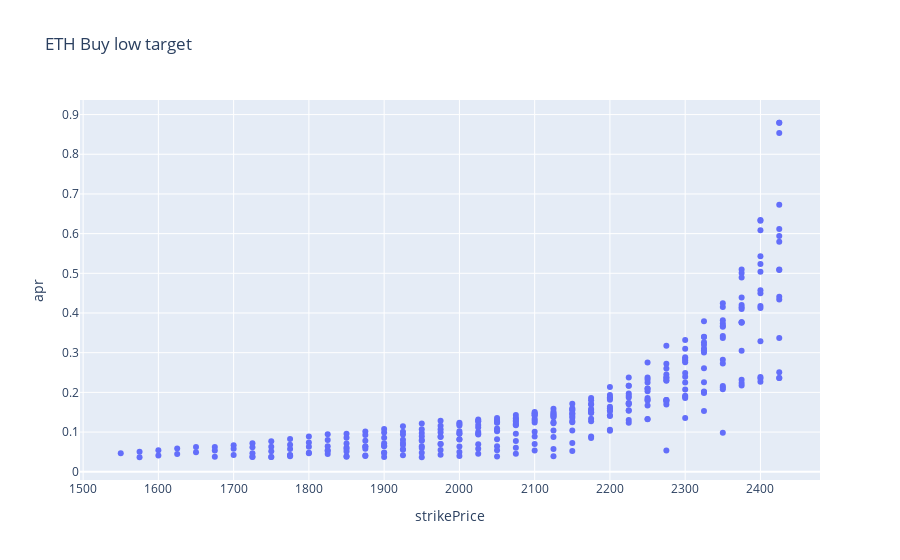

Notebook cell for this chart:
### Code cell
fig = px.scatter(df, x="strikePrice", y="apr", hover_data=["id","orderId", "duration", "1000return"], title=f"{TargetItem} Buy low target")
fig.update_layout(
    yaxis = dict(
        tickmode = 'linear',
        tick0 = 0,
        dtick = 0.1
    )
)
fig.show()

### Figure 1 — Plotly figure (JSON) as saved in the notebook; plotly's stock layout.template omitted (floating-point values rounded to 4 significant figures; data arrays with more than 128 entries replaced by an {"elided": "..."} marker saying what was removed)
{"data": [{"customdata": {"elided": "331x4 mixed values"}, "hovertemplate": "strikePrice=%{x}<br>apr=%{y}<br>id=%{customdata[0]}<br>orderId=%{customdata[1]}<br>duration=%{customdata[2]}<br>1000return=%{customdata[3]}<extra></extra>", "legendgroup": "", "marker": {"color": "#636efa", "symbol": "circle"}, "mode": "markers", "name": "", "orientation": "v", "showlegend": false, "type": "scatter", "x": {"elided": "331 int values"}, "xaxis": "x", "y": {"elided": "331 float values"}, "yaxis": "y"}], "layout": {"legend": {"tracegroupgap": 0}, "title": {"text": "ETH Buy low target"}, "xaxis": {"anchor": "y", "domain": [0, 1], "title": {"text": "strikePrice"}}, "yaxis": {"anchor": "x", "domain": [0, 1], "dtick": 0.1, "tick0": 0, "tickmode": "linear", "title": {"text": "apr"}}}}
